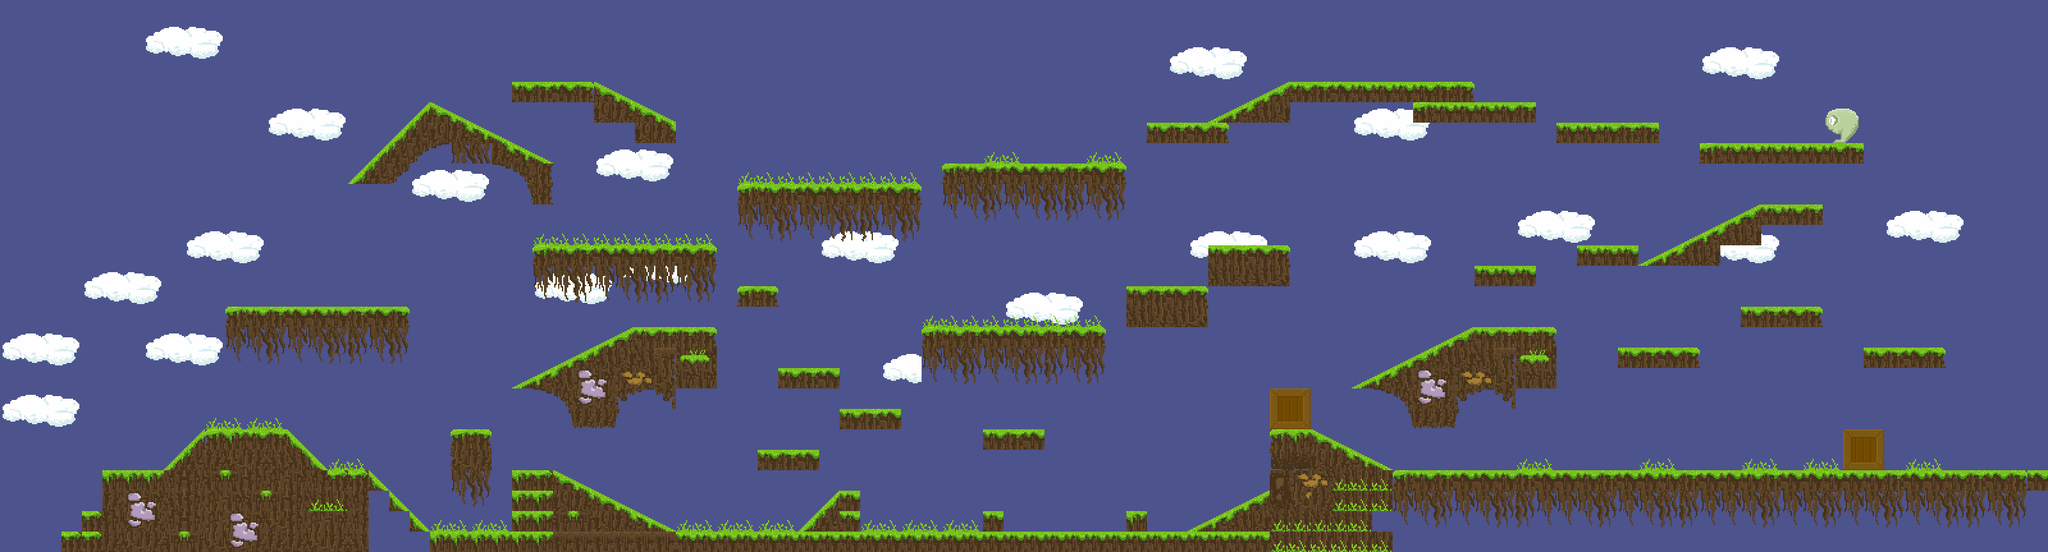

The image is a tile-based game level rendered from a .tmx file. Its description and source (layers, tilesets, objects; grid data summarised) follow:
An orthogonal 100x27 tile map with 32x32 px tiles, 2 tile layers (Слой тайлов 1, Слой тайлов 2) and 84 objects (48x solid, 19x EasyEnemy, 7x SlopeLeft, 7x SlopeRight, player, ...).

<map version="1.0" orientation="orthogonal" renderorder="right-down" width="100" height="27" tilewidth="32" tileheight="32" backgroundcolor="#4d538c" nextobjectid="174">
 <tileset firstgid="1" name="Tiles_64x64" tilewidth="32" tileheight="32" tilecount="256">
  <image source="images/Tiles_64x64.png" width="512" height="512" />
 </tileset>
 <layer name="Слой тайлов 1" width="100" height="27">
  <data>[2700 cells, 920 non-empty, 109 distinct tile ids]</data>
 </layer>
 <layer name="Слой тайлов 2" width="100" height="27">
  <data>[2700 cells, 124 non-empty, 19 distinct tile ids]</data>
 </layer>
 <objectgroup name="collision">
  <object id="54" name="player" x="457.011" y="580.48" width="32" height="32" />
  <object id="72" name="solid" x="154.333" y="735.333" width="418.333" height="132" />
  <object id="75" name="solid" x="803" y="734" width="49" height="126" />
  <object id="76" name="solid" x="672" y="830" width="139" height="21" />
  <object id="77" name="SlopeLeft" x="455.333" y="666.333" width="55.6667" height="68.6667" />
  <object id="78" name="SlopeRight" x="256.667" y="667" width="59.3333" height="67" />
  <object id="80" name="SlopeLeft" x="578" y="724.667" width="96" height="109.333" />
  <object id="81" name="solid" x="324.667" y="674" width="122.333" height="5" />
  <object id="82" name="SlopeLeft" x="867.667" y="729.333" width="184" height="102.333" />
  <object id="83" name="solid" x="1057.83" y="832.167" width="252.67" height="32.833" />
  <object id="84" name="SlopeRight" x="1248.08" y="763" width="59.3333" height="70" />
  <object id="85" name="solid" x="1314" y="767.667" width="29.9967" height="63.3333" />
  <object id="86" name="solid" x="1339.08" y="832.667" width="528.92" height="10.1666" />
  <object id="87" name="solid" x="1535.58" y="800.667" width="30.1667" height="31" />
  <object id="91" name="EasyEnemy" x="1362.83" y="796" width="32" height="32" />
  <object id="94" name="EasyEnemy" x="760" y="798" width="32" height="32" />
  <object id="95" name="EasyEnemy" x="1708" y="799" width="32" height="32" />
  <object id="96" name="EasyEnemy" x="1483" y="795" width="32" height="32" />
  <object id="98" name="EasyEnemy" x="1643" y="796" width="32" height="32" />
  <object id="99" name="EasyEnemy" x="1585" y="797" width="32" height="32" />
  <object id="100" name="EasyEnemy" x="1432" y="792" width="32" height="32" />
  <object id="109" name="coin" x="384" y="623" width="32" height="32" />
  <object id="110" name="solid" x="136.833" y="12" width="56.1665" height="722" />
  <object id="111" name="solid" x="707.917" y="676" width="56.1665" height="26" />
  <object id="112" name="solid" x="1759.58" y="801.167" width="30.1667" height="31" />
  <object id="113" name="solid" x="3145.92" y="10" width="56.1665" height="755" />
  <object id="114" name="SlopeLeft" x="544" y="164" width="123" height="122.166" />
  <object id="115" name="SlopeLeft" x="677.167" y="163" width="187.833" height="95" />
  <object id="116" name="solid" x="802.833" y="127.5" width="115.167" height="19.5" />
  <object id="117" name="SlopeLeft" x="927.083" y="122" width="132.917" height="71.5" />
  <object id="118" name="solid" x="987.87" y="511.898" width="129.296" height="5.28459" />
  <object id="119" name="SlopeRight" x="804" y="504.5" width="174.71" height="101.5" />
  <object id="120" name="solid" x="1160.42" y="290.25" width="272.583" height="16.75" />
  <object id="121" name="solid" x="1480.71" y="258.625" width="272.583" height="16.75" />
  <object id="122" name="solid" x="840.708" y="387.625" width="272.583" height="16.75" />
  <object id="123" name="solid" x="1448.71" y="515.625" width="272.583" height="16.75" />
  <object id="124" name="solid" x="1155.42" y="453.25" width="54.5835" height="19.5" />
  <object id="125" name="solid" x="1218.75" y="577.25" width="90.2502" height="19.5" />
  <object id="126" name="solid" x="1187.08" y="705.917" width="89.2502" height="19.5" />
  <object id="127" name="solid" x="1313.08" y="641.25" width="92.9168" height="19.5" />
  <object id="128" name="solid" x="1539.08" y="673.917" width="89.2502" height="19.5" />
  <object id="129" name="solid" x="1792.42" y="190.25" width="123.583" height="23.75" />
  <object id="130" name="SlopeRight" x="1893.33" y="120" width="119.667" height="68" />
  <object id="131" name="solid" x="2020.21" y="128.125" width="283.792" height="23.75" />
  <object id="132" name="solid" x="2211.1" y="164.125" width="185.896" height="23.75" />
  <object id="133" name="solid" x="2435.72" y="192.792" width="153.281" height="23.75" />
  <object id="134" name="solid" x="2657.36" y="225.458" width="253.974" height="31.875" />
  <object id="135" name="solid" x="2465.01" y="386.792" width="92.987" height="28.5417" />
  <object id="136" name="solid" x="2720.84" y="481.458" width="125.16" height="31.875" />
  <object id="137" name="solid" x="2303.51" y="417.729" width="92.987" height="28.5417" />
  <object id="138" name="solid" x="2529.51" y="544.396" width="124.494" height="31.6042" />
  <object id="139" name="solid" x="2912.09" y="546.062" width="125.16" height="31.875" />
  <object id="140" name="solid" x="2879.42" y="673.396" width="65.9133" height="61.9375" />
  <object id="141" name="solid" x="2182.75" y="739.198" width="968.247" height="31.6042" />
  <object id="142" name="SlopeLeft" x="2046" y="670" width="137" height="62.1665" />
  <object id="143" name="solid" x="1983.04" y="606.031" width="65.9133" height="199.969" />
  <object id="144" name="SlopeRight" x="1860.17" y="762" width="119.667" height="68" />
  <object id="145" name="SlopeRight" x="2112.17" y="503" width="193.833" height="110" />
  <object id="146" name="solid" x="2313.51" y="511.729" width="113.494" height="28.5417" />
  <object id="147" name="SlopeRight" x="2606" y="312" width="146.917" height="81.2727" />
  <object id="148" name="solid" x="2558.51" y="402.729" width="92.987" height="12.2708" />
  <object id="149" name="solid" x="2651.6" y="387.911" width="62.4935" height="28.5417" />
  <object id="150" name="solid" x="2755.89" y="322.502" width="89.1104" height="30.9981" />
  <object id="151" name="solid" x="2401.25" y="541.729" width="30.747" height="65.2709" />
  <object id="152" name="solid" x="356.253" y="480.729" width="277.747" height="28.5417" />
  <object id="153" name="solid" x="1107.71" y="523.25" width="11.2918" height="87.75" />
  <object id="154" name="solid" x="1759.71" y="446.625" width="126.292" height="63.375" />
  <object id="155" name="solid" x="1885.85" y="382.312" width="126.292" height="63.375" />
  <object id="156" name="EasyEnemy" x="1816" y="415" width="32" height="32" />
  <object id="159" name="EasyEnemy" x="2813" y="196" width="32" height="32" />
  <object id="160" name="EasyEnemy" x="2263" y="95" width="32" height="32" />
  <object id="161" name="EasyEnemy" x="2343" y="480" width="32" height="32" />
  <object id="162" name="EasyEnemy" x="1997" y="575" width="32" height="32" />
  <object id="163" name="EasyEnemy" x="1933" y="350" width="32" height="32" />
  <object id="164" name="EasyEnemy" x="1326" y="600" width="32" height="32" />
  <object id="165" name="EasyEnemy" x="1231" y="633" width="32" height="32" />
  <object id="166" name="EasyEnemy" x="1252" y="480" width="32" height="32" />
  <object id="167" name="EasyEnemy" x="1029" y="354" width="32" height="32" />
  <object id="168" name="EasyEnemy" x="1167" y="394" width="32" height="32" />
  <object id="169" name="EasyEnemy" x="874" y="98" width="32" height="32" />
  <object id="170" name="solid" x="2127.25" y="611.729" width="177.747" height="17.2709" />
  <object id="171" name="solid" x="2305.13" y="603.365" width="134.874" height="17.2709" />
  <object id="172" name="solid" x="194.917" y="6" width="2986.08" height="15" />
  <object id="173" name="endlevel" x="2850.75" y="168.25" width="55.25" height="56" />
 </objectgroup>
</map>
